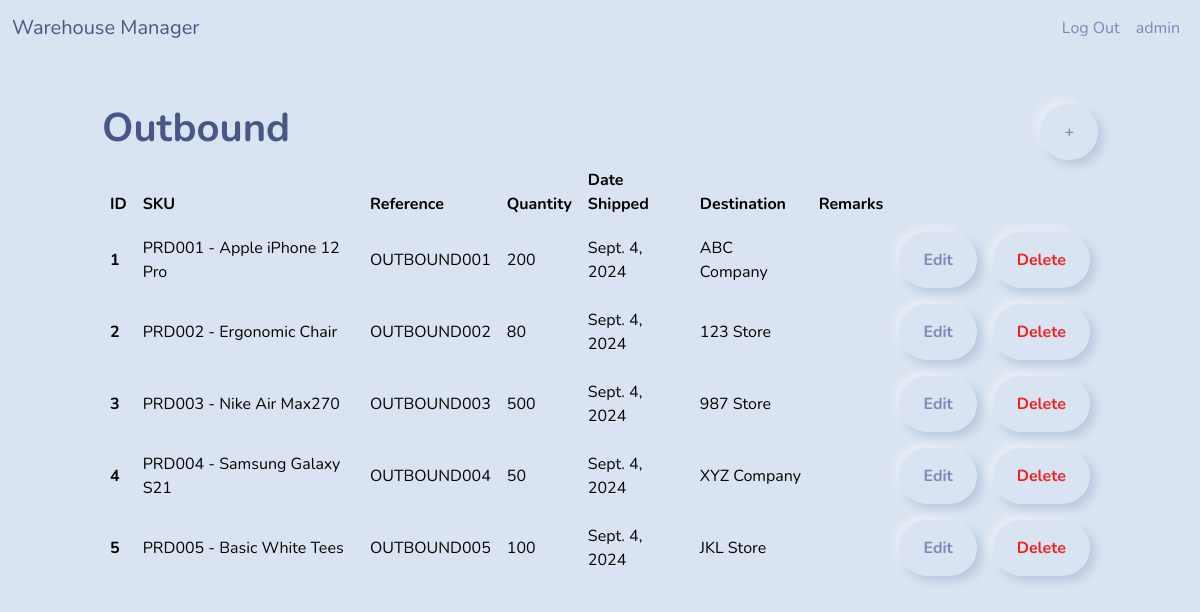
The page /api/outbound/ (signed in) on the database as committed earlier.
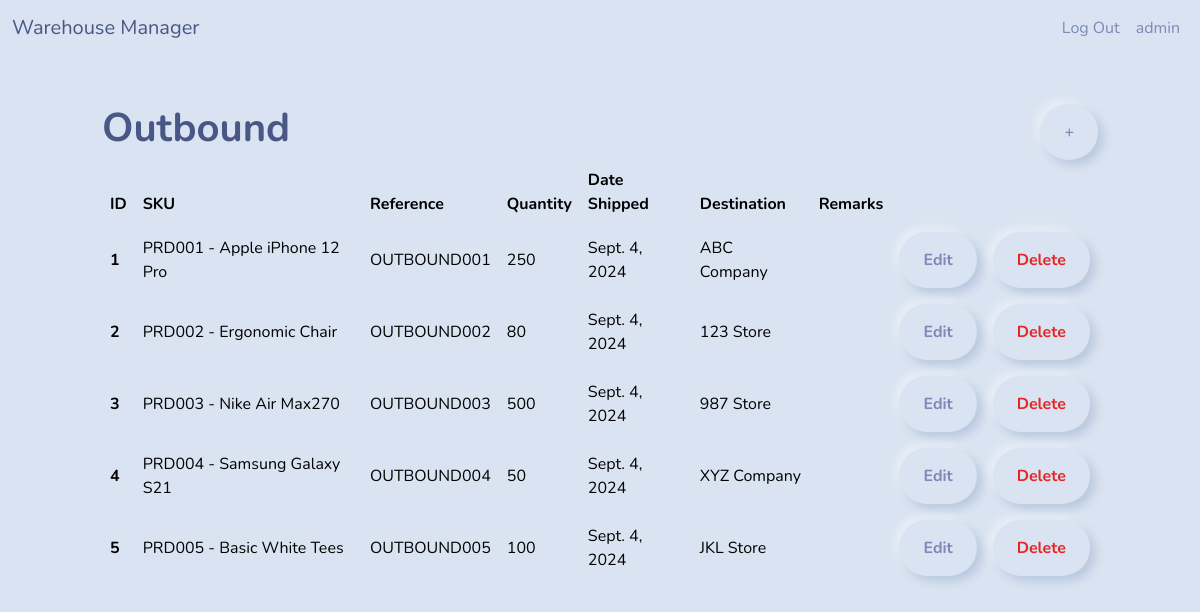
The same page on the database as committed later.
### warehouse/models.py (models this page shows, shortened)
class Outbound(models.Model):
    product_sku = models.ForeignKey(Inventory, on_delete=models.CASCADE)
    reference = models.CharField(max_length=10, editable=False)
    quantity_shipped = models.IntegerField()
    date_shipped = models.DateField(auto_now_add=True)
    destination = models.CharField(max_length=255)
    remarks = models.TextField(blank=True, null=True)

class Inventory(models.Model):
    CATEGORY_CHOICES = [
        ('Electronic', 'Electronic'),
        ('Furniture', 'Furniture'),
        ('Clothing', 'Clothing'),
    ]
    STORAGE_CHOICES = [
        ('A', 'Storage A'),
        ('B', 'Storage B'),
        ('C', 'Storage C'),
        ('D', 'Storage D'),
    ]
    product_sku = models.CharField(max_length=100, unique=True, editable=False)  # Set editable=False
    name = models.CharField(max_length=255)
    category = models.CharField(max_length=50, choices=CATEGORY_CHOICES, default='Electronic')
    quantity = models.IntegerField()
    location = models.CharField(max_length=1, choices=STORAGE_CHOICES, default='A')
    supplier = models.CharField(max_length=255, blank=True)
    class Meta:
        verbose_name_plural = 'inventories'
    def __str__(self):
        return f"{self.product_sku} - {self.name}"

### warehouse/views.py (the view)
# urls.py: path('outbound/', OutboundListView.as_view(), name='outbound-list'),
class OutboundListView(LoginRequiredMixin, ListView):
    model = Outbound
    template_name = 'outbound_list.html'
    context_object_name = 'outbounds'
    permission_classes = [IsAuthenticated]

### warehouse/templates/outbound_list.html (shortened to what this page needs)
{% extends 'base.html' %}
{% block content %}
    <div class="row">
        <div class="col-md-10 col-10 mx-auto mt-5">
            <div class="d-flex justify-content-between align-items-center">
                <h1 class="fw-bold">Outbound</h1>
                <a href="{% url 'outbound-add' %}" class="btn">+</a>
            </div>
            <table class="table table-hover">
                <thead>
                    <tr>
                        <th scope="col">ID</th>
                        <th scope="col">SKU</th>
                        <th scope="col">Reference</th>
                        <th scope="col">Quantity</th>
                        <th scope="col">Date Shipped</th>
                        <th scope="col">Destination</th>
                        <th scope="col">Remarks</th>
                        <th scope="col"></th>
                        <th scope="col"></th>
                    </tr>
                </thead>
                <tbody>
                {% for outbound in outbounds %}
                    <tr>
                        <th class="align-middle" scope="row">{{ outbound.id }}</th>
                        <td class="align-middle">{{ outbound.product_sku }}</td>
                        <td class="align-middle">{{ outbound.reference }}</td>
                        <td class="align-middle">{{ outbound.quantity_shipped }}</td>
                        <td class="align-middle">{{ outbound.date_shipped }}</td>
                        <td class="align-middle">{{ outbound.destination }}</td>
                        <td class="align-middle">{{ outbound.remarks }}</td>
                        <td class="align-middle"><a href="{% url 'outbound-edit' outbound.id %}" class="btn fw-bold">Edit</a></td>
                        <td class="align-middle"><a href="{% url 'outbound-delete' outbound.id %}" class="btn text-danger fw-bold">Delete</a></td>
                    </tr>
                {% endfor %}
                </tbody>
            </table>
        </div>
    </div>
{% endblock content %}

### warehouse/templates/base.html (shortened to what this page needs)
<!DOCTYPE html>
<html lang="en">
<head>
    <link rel="stylesheet" href="https://bootswatch.com/5/morph/bootstrap.min.css">
</head>
<body>
    {% include 'nav.html' %}
    {% block content %}
    {% endblock content %}
</body>
</html>

### warehouse/templates/nav.html (shortened to what this page needs)
<nav class="navbar navbar-expand-lg">
    <div class="container-fluid">
        <a class="navbar-brand" href="{% url 'index' %}">Warehouse Manager</a>
        <div class="collapse navbar-collapse justify-content-end" id="navbarNav">
            <ul class="navbar-nav">
                {% if user.is_authenticated %}
                    <form action="{% url 'logout' %}" method="post">
                        <button type="submit" class="nav-link">Log Out</button>
                    </form>
                    <li class="nav-item d-flex align-items-center">
                        <a class="nav-link" href="#">{{ user.username }}</a>
                    </li>
                {% endif %}
            </ul>
        </div>
    </div>
</nav>

Rows that differ between the two databases and show on the page:
changed Outbound "OUTBOUND001": quantity_shipped "200" → "250"
